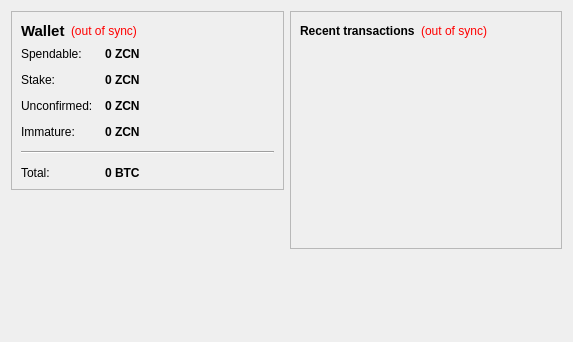
<?xml version="1.0" encoding="UTF-8"?>
<ui version="4.0">
 <class>OverviewPage</class>
 <widget class="QWidget" name="OverviewPage">
  <property name="geometry">
   <rect>
    <x>0</x>
    <y>0</y>
    <width>573</width>
    <height>342</height>
   </rect>
  </property>
  <property name="windowTitle">
   <string>Form</string>
  </property>
  <layout class="QHBoxLayout" name="horizontalLayout" stretch="1,1">
   <item>
    <layout class="QVBoxLayout" name="verticalLayout_2">
     <item>
      <widget class="QFrame" name="frame">
       <property name="frameShape">
        <enum>QFrame::StyledPanel</enum>
       </property>
       <property name="frameShadow">
        <enum>QFrame::Raised</enum>
       </property>
       <layout class="QVBoxLayout" name="verticalLayout_4">
        <item>
         <layout class="QHBoxLayout" name="horizontalLayout_4">
          <item>
           <widget class="QLabel" name="label_5">
            <property name="font">
             <font>
              <pointsize>11</pointsize>
              <weight>75</weight>
              <bold>true</bold>
             </font>
            </property>
            <property name="text">
             <string>Wallet</string>
            </property>
           </widget>
          </item>
          <item>
           <widget class="QLabel" name="labelWalletStatus">
            <property name="toolTip">
             <string>The displayed information may be out of date. Your wallet automatically synchronizes with the zugcoin network after a connection is established, but this process has not completed yet.</string>
            </property>
            <property name="styleSheet">
             <string notr="true">QLabel { color: red; }</string>
            </property>
            <property name="text">
             <string notr="true">(out of sync)</string>
            </property>
            <property name="alignment">
             <set>Qt::AlignLeading|Qt::AlignLeft|Qt::AlignVCenter</set>
            </property>
           </widget>
          </item>
          <item>
           <spacer name="horizontalSpacer_2">
            <property name="orientation">
             <enum>Qt::Horizontal</enum>
            </property>
            <property name="sizeHint" stdset="0">
             <size>
              <width>40</width>
              <height>20</height>
             </size>
            </property>
           </spacer>
          </item>
         </layout>
        </item>
        <item>
         <layout class="QFormLayout" name="formLayout_2">
          <property name="fieldGrowthPolicy">
           <enum>QFormLayout::AllNonFixedFieldsGrow</enum>
          </property>
          <property name="horizontalSpacing">
           <number>12</number>
          </property>
          <property name="verticalSpacing">
           <number>12</number>
          </property>
          <item row="0" column="0">
           <widget class="QLabel" name="label">
            <property name="text">
             <string>Spendable:</string>
            </property>
           </widget>
          </item>
          <item row="0" column="1">
           <widget class="QLabel" name="labelBalance">
            <property name="font">
             <font>
              <weight>75</weight>
              <bold>true</bold>
             </font>
            </property>
            <property name="cursor">
             <cursorShape>IBeamCursor</cursorShape>
            </property>
            <property name="toolTip">
             <string>Your current spendable balance</string>
            </property>
            <property name="text">
             <string notr="true">0 ZCN</string>
            </property>
            <property name="textInteractionFlags">
             <set>Qt::LinksAccessibleByMouse|Qt::TextSelectableByKeyboard|Qt::TextSelectableByMouse</set>
            </property>
           </widget>
          </item>
          <item row="1" column="0">
           <widget class="QLabel" name="label_6">
            <property name="text">
             <string>Stake:</string>
            </property>
           </widget>
          </item>
          <item row="1" column="1">
           <widget class="QLabel" name="labelStake">
            <property name="font">
             <font>
              <weight>75</weight>
              <bold>true</bold>
             </font>
            </property>
            <property name="cursor">
             <cursorShape>IBeamCursor</cursorShape>
            </property>
            <property name="toolTip">
             <string>Total of coins that was staked, and do not yet count toward the current balance</string>
            </property>
            <property name="text">
             <string notr="true">0 ZCN</string>
            </property>
            <property name="textInteractionFlags">
             <set>Qt::LinksAccessibleByMouse|Qt::TextSelectableByKeyboard|Qt::TextSelectableByMouse</set>
            </property>
           </widget>
          </item>
          <item row="2" column="0">
           <widget class="QLabel" name="label_3">
            <property name="text">
             <string>Unconfirmed:</string>
            </property>
           </widget>
          </item>
          <item row="2" column="1">
           <widget class="QLabel" name="labelUnconfirmed">
            <property name="font">
             <font>
              <weight>75</weight>
              <bold>true</bold>
             </font>
            </property>
            <property name="cursor">
             <cursorShape>IBeamCursor</cursorShape>
            </property>
            <property name="toolTip">
             <string>Total of transactions that have yet to be confirmed, and do not yet count toward the current balance</string>
            </property>
            <property name="text">
             <string notr="true">0 ZCN</string>
            </property>
            <property name="textInteractionFlags">
             <set>Qt::LinksAccessibleByMouse|Qt::TextSelectableByKeyboard|Qt::TextSelectableByMouse</set>
            </property>
           </widget>
          </item>
          <item row="3" column="0">
           <widget class="QLabel" name="labelImmatureText">
            <property name="text">
             <string>Immature:</string>
            </property>
           </widget>
          </item>
          <item row="3" column="1">
           <widget class="QLabel" name="labelImmature">
            <property name="font">
             <font>
              <weight>75</weight>
              <bold>true</bold>
             </font>
            </property>
            <property name="toolTip">
             <string>Mined balance that has not yet matured</string>
            </property>
            <property name="text">
             <string notr="true">0 ZCN</string>
            </property>
            <property name="textInteractionFlags">
             <set>Qt::LinksAccessibleByMouse|Qt::TextSelectableByKeyboard|Qt::TextSelectableByMouse</set>
            </property>
           </widget>
          </item>
          <item row="4" column="0" colspan="2">
           <widget class="Line" name="line">
            <property name="orientation">
             <enum>Qt::Horizontal</enum>
            </property>
           </widget>
          </item>
          <item row="5" column="0">
           <widget class="QLabel" name="labelTotalText">
            <property name="text">
             <string>Total:</string>
            </property>
           </widget>
          </item>
          <item row="5" column="1">
           <widget class="QLabel" name="labelTotal">
            <property name="font">
             <font>
              <weight>75</weight>
              <bold>true</bold>
             </font>
            </property>
            <property name="cursor">
             <cursorShape>IBeamCursor</cursorShape>
            </property>
            <property name="toolTip">
             <string>Your current total balance</string>
            </property>
            <property name="text">
             <string notr="true">0 BTC</string>
            </property>
            <property name="textInteractionFlags">
             <set>Qt::LinksAccessibleByMouse|Qt::TextSelectableByKeyboard|Qt::TextSelectableByMouse</set>
            </property>
           </widget>
          </item>
         </layout>
        </item>
       </layout>
      </widget>
     </item>
     <item>
      <spacer name="verticalSpacer">
       <property name="orientation">
        <enum>Qt::Vertical</enum>
       </property>
       <property name="sizeHint" stdset="0">
        <size>
         <width>20</width>
         <height>40</height>
        </size>
       </property>
      </spacer>
     </item>
    </layout>
   </item>
   <item>
    <layout class="QVBoxLayout" name="verticalLayout_3">
     <item>
      <widget class="QFrame" name="frame_2">
       <property name="frameShape">
        <enum>QFrame::StyledPanel</enum>
       </property>
       <property name="frameShadow">
        <enum>QFrame::Raised</enum>
       </property>
       <layout class="QVBoxLayout" name="verticalLayout">
        <item>
         <layout class="QHBoxLayout" name="horizontalLayout_2">
          <item>
           <widget class="QLabel" name="label_4">
            <property name="text">
             <string>&lt;b&gt;Recent transactions&lt;/b&gt;</string>
            </property>
           </widget>
          </item>
          <item>
           <widget class="QLabel" name="labelTransactionsStatus">
            <property name="toolTip">
             <string>The displayed information may be out of date. Your wallet automatically synchronizes with the zugcoin network after a connection is established, but this process has not completed yet.</string>
            </property>
            <property name="styleSheet">
             <string notr="true">QLabel { color: red; }</string>
            </property>
            <property name="text">
             <string notr="true">(out of sync)</string>
            </property>
            <property name="alignment">
             <set>Qt::AlignRight|Qt::AlignTrailing|Qt::AlignVCenter</set>
            </property>
           </widget>
          </item>
          <item>
           <spacer name="horizontalSpacer">
            <property name="orientation">
             <enum>Qt::Horizontal</enum>
            </property>
            <property name="sizeHint" stdset="0">
             <size>
              <width>40</width>
              <height>20</height>
             </size>
            </property>
           </spacer>
          </item>
         </layout>
        </item>
        <item>
         <widget class="QListView" name="listTransactions">
          <property name="styleSheet">
           <string notr="true">QListView { background: transparent; }</string>
          </property>
          <property name="frameShape">
           <enum>QFrame::NoFrame</enum>
          </property>
          <property name="verticalScrollBarPolicy">
           <enum>Qt::ScrollBarAlwaysOff</enum>
          </property>
          <property name="horizontalScrollBarPolicy">
           <enum>Qt::ScrollBarAlwaysOff</enum>
          </property>
          <property name="selectionMode">
           <enum>QAbstractItemView::NoSelection</enum>
          </property>
         </widget>
        </item>
       </layout>
      </widget>
     </item>
     <item>
      <spacer name="verticalSpacer_2">
       <property name="orientation">
        <enum>Qt::Vertical</enum>
       </property>
       <property name="sizeHint" stdset="0">
        <size>
         <width>20</width>
         <height>40</height>
        </size>
       </property>
      </spacer>
     </item>
    </layout>
   </item>
  </layout>
 </widget>
 <resources/>
 <connections/>
</ui>
